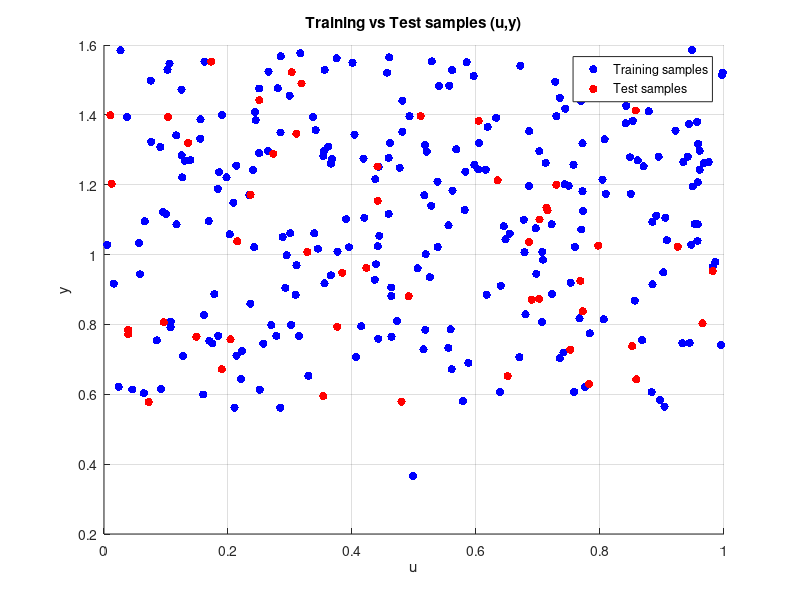

Write MATLAB code to recreate this figure. (Note: this script raises an error after producing the figure.)
%% KON447E - Assignment I - Question 3
clear; clc; close all;

%% Sistem tanımı
% y(n+1) = 1.2 * (1 - 0.8*exp(-0.1*n)) * y(n)/(1 + y(n)^2) + u(n)

N = 1000;                % Toplam örnek sayısı
u = rand(N,1);           % u(n) ~ U[0,1]
y = zeros(N,1);          % y(1) = 0 başlangıç

%% (a) Sistemi u ve y'yi üret
for n = 1:N-1
    alpha = 1.2 * (1 - 0.8*exp(-0.1*n));
    y(n+1) = alpha * y(n)/(1 + y(n)^2) + u(n);
end

%% (b) Tüm veriyi karıştır, 250 train + 50 test örneği seç ve plot et
% Burada sadece (u,y) ikililerinin dağılımını göstermek için basit bir
% scatter çizimi (ödevdeki örnek grafiğe benzer).

all_data = [u y];
idx_all  = randperm(N);     % 1..N rastgele permütasyon
train_idx_raw = idx_all(1:250);
test_idx_raw  = idx_all(251:300);

train_samples = all_data(train_idx_raw,:);
test_samples  = all_data(test_idx_raw,:);

figure;
scatter(train_samples(:,1), train_samples(:,2), 'b','filled'); hold on;
scatter(test_samples(:,1),  test_samples(:,2),  'r','filled');
xlabel('u'); ylabel('y');
legend('Training samples','Test samples','Location','best');
title('Training vs Test samples (u,y)');
grid on;

%% Yardımcı fonksiyon: regresyon datasını oluştur (NARX)
% ny: y gecikme derecesi, nu: u gecikme derecesi
build_narx = @(y,u,ny,nu) build_regression_narx(y,u,ny,nu);

%% (c) ny = nu = 5 için regresyon datasını hazırla, Theta'yı bul
ny = 5; nu = 5;

[Phi_full, y_next_full] = build_narx(y, u, ny, nu);  % Phi: M x (ny+nu)

M = size(Phi_full,1);           % kullanılabilir örnek sayısı
perm = randperm(M);

train_idx = perm(1:250);
test_idx  = perm(251:300);

Phi_train = Phi_full(train_idx,:);
y_train   = y_next_full(train_idx);

Phi_test  = Phi_full(test_idx,:);
y_test    = y_next_full(test_idx);

% LS çözüm: Theta = (Phi'Phi)^(-1) Phi' y  yerine Phi\y kullanıyoruz
Theta = Phi_train \ y_train;

fprintf('Theta (ny=nu=5) parametre vektoru:\n');
disp(Theta.');

%% (d) Train datası üzerinde tahmin ve modelleme hatası plot
y_train_hat = Phi_train * Theta;
e_train     = y_train - y_train_hat;

figure;
subplot(2,1,1);
plot(y_train, 'r','LineWidth',1.2); hold on;
plot(y_train_hat, 'b--','LineWidth',1.2);
legend('y_{train}','y_{hat}','Location','best');
title('Training data: real vs predicted');
xlabel('Sample index'); grid on;

subplot(2,1,2);
plot(e_train,'k','LineWidth',1.2);
xlabel('Sample index');
ylabel('Error');
title('Training modeling error');
grid on;

%% (e) Test datası performansı
y_test_hat = Phi_test * Theta;
e_test     = y_test - y_test_hat;

figure;
subplot(2,1,1);
plot(y_test, 'r','LineWidth',1.2); hold on;
plot(y_test_hat, 'b--','LineWidth',1.2);
legend('y_{test}','y_{hat}','Location','best');
title('Test data: real vs predicted');
xlabel('Sample index'); grid on;

subplot(2,1,2);
plot(e_test,'k','LineWidth',1.2);
xlabel('Sample index');
ylabel('Error');
title('Test error');
grid on;

%% (f) Farklı ny = nu dereceleri icin train/test MSE ve en iyi modelin bulunması
orders = 1:25;
MSE_train = zeros(length(orders),1);
MSE_test  = zeros(length(orders),1);

for k = 1:length(orders)
    nyk = orders(k);
    nuk = orders(k);

    [Phi_k, y_next_k] = build_narx(y,u,nyk,nuk);
    Mk = size(Phi_k,1);

    perm_k = randperm(Mk);
    idx_train_k = perm_k(1:250);
    idx_test_k  = perm_k(251:300);

    Phi_tr_k = Phi_k(idx_train_k,:);
    y_tr_k   = y_next_k(idx_train_k);

    Phi_te_k = Phi_k(idx_test_k,:);
    y_te_k   = y_next_k(idx_test_k);

    Theta_k = Phi_tr_k \ y_tr_k;

    y_tr_hat_k = Phi_tr_k * Theta_k;
    y_te_hat_k = Phi_te_k * Theta_k;

    MSE_train(k) = mean((y_tr_k - y_tr_hat_k).^2);
    MSE_test(k)  = mean((y_te_k - y_te_hat_k).^2);
end

[~, best_idx] = min(MSE_test);
best_order = orders(best_idx);

fprintf('En iyi model derecesi (ny = nu) = %d\n', best_order);

figure;
plot(orders, MSE_train, 'bo-','LineWidth',1.2); hold on;
plot(orders, MSE_test,  'ro-','LineWidth',1.2);
xlabel('n_u = n_y'); ylabel('Mean squared error');
legend('mean(e_{train}^2)','mean(e_{test}^2)','Location','best');
title('Training & Test MSE vs regressor order');
grid on;

%% ------------------------------------------------------------------------
% Yardimci fonksiyon: NARX regresyon datasini üretir
function [Phi, y_next] = build_regression_narx(y,u,ny,nu)
    % y, u : uzunluk N
    % ny   : y gecikmesi
    % nu   : u gecikmesi
    % Phi  : M x (ny+nu) regresyon matrisi
    % y_next: M x 1 hedef (y(n+1))

    N = length(y);
    maxLag = max(ny,nu);
    % Kullanılabilir son index: N-1 (çünkü y(n+1) var)
    M = N - maxLag;

    Phi = zeros(M, ny+nu);
    y_next = zeros(M,1);

    row = 1;
    for n = maxLag : N-1
        % y(n), y(n-1), ..., y(n-ny+1)
        phi_y = y(n:-1:n-ny+1).';
        % u(n), u(n-1), ..., u(n-nu+1)
        phi_u = u(n:-1:n-nu+1).';
        Phi(row,:) = [phi_y phi_u];
        y_next(row) = y(n+1);
        row = row + 1;
    end
end
